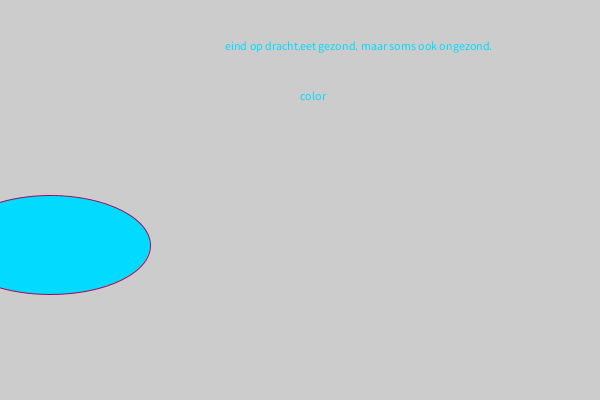
Frame 1 (no input)
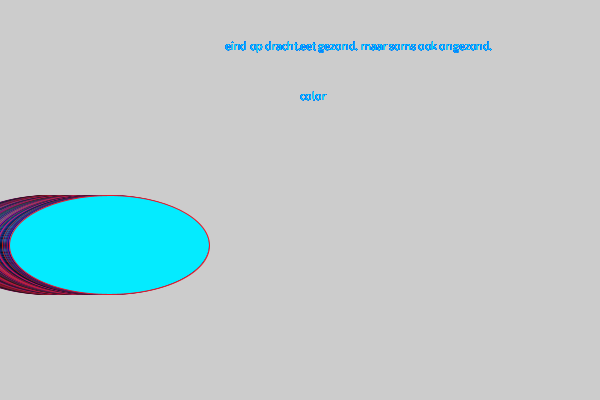
Frame 60 (the mouse pressed at the canvas centre just before this capture)
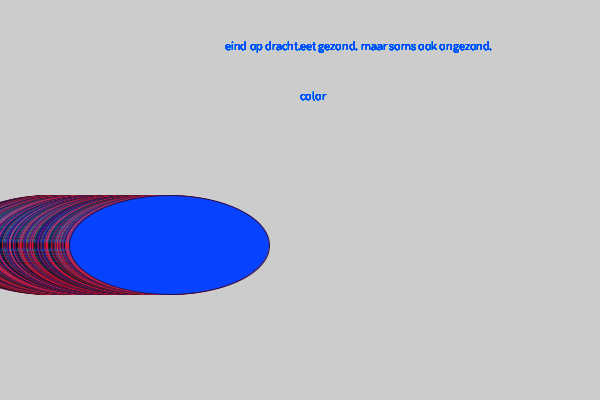
Frame 120 (the mouse held since frame 60 and released just before this capture)

The Processing sketch that drew these frames (run headless with seeded random() and noise(); from frame 60 on, the mouse is pressed at the canvas centre):

// Processing sketch: judith
// ── judith.pde
float x = 0;
float rood = 50;
float blauw = 50;

void setup()
{
  size(600, 400);
}

void draw()
{
  stroke(random(255), random(33), random(99));
  fill(random(12),random(255),256);
  ellipse(x + 50, width / 2 - 55, 200, 99);
  text("color", 300, 100);
  text("eet gezond. maar soms ook ongezond.", 300, 50);
  text("eind op dracht.", 225, 50);
  x = x + 1;
  rood = blauw + 9;
  if (x > height + 550)
  {
    x = 0;
  }
  if (rood > 255)
  {
    rood = blauw;
  }
}
